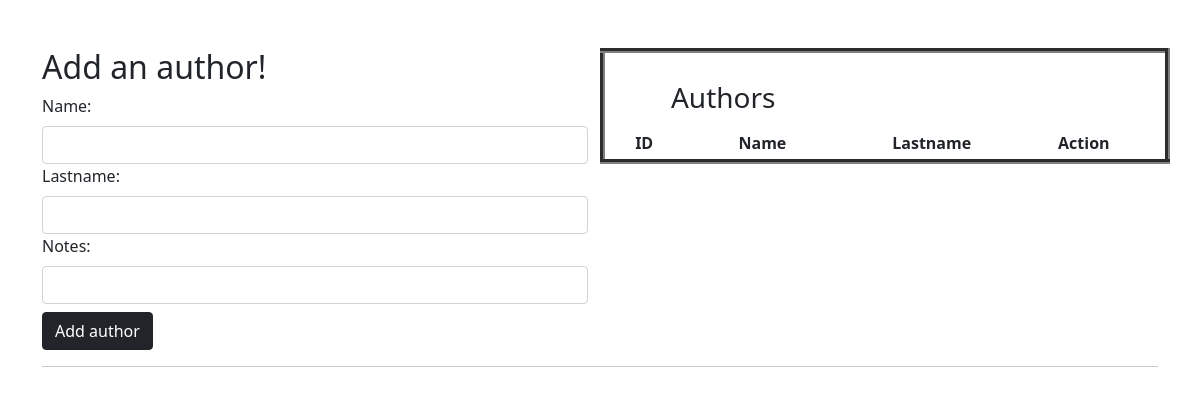
Page /authors on the earlier database version.
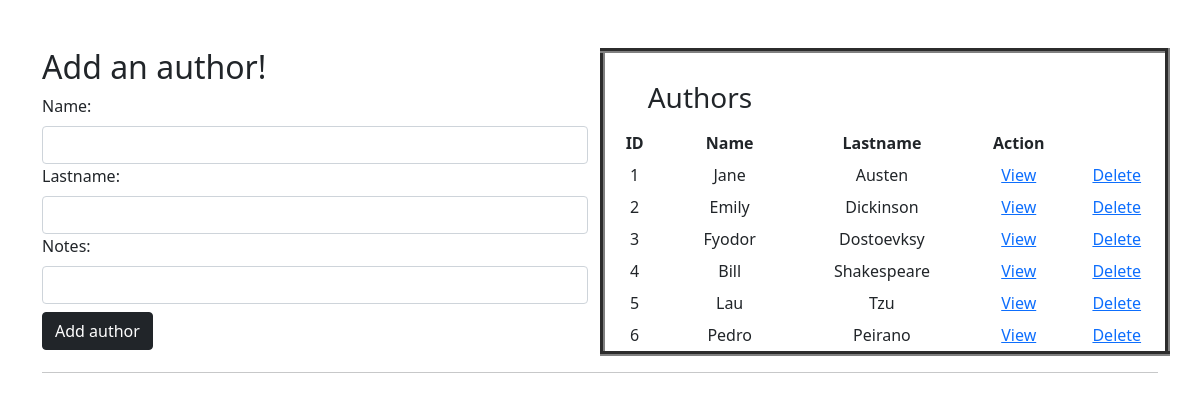
Same page on the later database version.
### authorsnbooks/models.py (models this page shows)
class Authors(models.Model):
    first_name = models.CharField(max_length=255)
    last_name = models.CharField(max_length=255)
    books = models.ManyToManyField(Books, related_name="authors")
    notes = models.TextField(default="some notes")
    created_at = models.DateTimeField(auto_now_add=True)
    updated_at = models.DateTimeField(auto_now=True)

### authorsnbooks/views.py (the view)
# urls.py: path('authors', views.authors_page, name="authors_page"),
def authors_page(request):
    context = {
        'all_authors' : Authors.objects.all(),
    }
    return render(request, 'authors_page.html', context)

### authorsnbooks/templates/authors_page.html (shortened to what this page needs)
<!DOCTYPE html>
<html lang="en">
<head>
    <link href="https://cdn.jsdelivr.net/npm/bootstrap@5.0.2/dist/css/bootstrap.min.css" rel="stylesheet">
    {% load static %}
    <link rel="stylesheet" href="{% static 'style.css' %}">
</head>
<body>
    <div class="container">
        <div class="row mt-5">
            <div class="col-6">
                <h2>Add an author!</h2>
                <form method="POST" action="{%url 'add_author'%}">
                        <label for="booktitle" class="form-label">Name: </label>
                        <input type="text" class="form-control" id="first_name" name="first_name">
                        <label for="booktitle" class="form-label">Lastname: </label>
                        <input type="text" class="form-control" id="last_name" name="last_name">
                        <label for="Description" class="form-label">Notes: </label>
                        <input type="text" class="form-control" size=10 id="author_notes" name="author_notes">
                        <button type="submit" class="btn btn-dark mt-2">Add author</button>
                </form>
            </div>
            <div class="col-6">
                <div class="row text-center">
                    <table BORDER="5" WIDTH="50%" CELLPADDING="4" CELLSPACING="3">
                        <tr>
                            <th COLSPAN="2"><BR><H3>Authors</H3>
                            </th>
                        </tr>
                        <tr>
                            <th>ID</th>
                            <th>Name</th>
                            <th>Lastname</th>
                            <th>Action</th>
                            <th></th>
                        </tr>
                        {% for author in all_authors %}
                            <tr class="text-center">
                                <td>{{ author.id }}</td>
                                <td>{{ author.first_name }}</td>
                                <td>{{ author.last_name }}</td>
                                <td><a href="/authors/{{ author.id }}">View</a></td>
                                <td><a href="/delete_author/{{ author.id }}">Delete</a></td>
                            </tr>
                        {% endfor %}
                    </table>
                </div>
            </div>
        </div>
        <hr>
    </div>
</body>
</html>

Differences in the rows shown:
added Authors: id "1", first_name "Jane", last_name "Austen"
added Authors: id "2", first_name "Emily", last_name "Dickinson"
added Authors: id "3", first_name "Fyodor", last_name "Dostoevksy"
added Authors: id "4", first_name "Bill", last_name "Shakespeare"
added Authors: id "5", first_name "Lau", last_name "Tzu"
added Authors: id "6", first_name "Pedro", last_name "Peirano"
